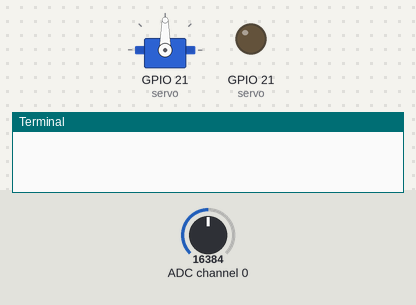
This program was run on a simulated Raspberry Pi (BCM pin numbers). On the bench: servo, output pins drawn as LEDs (lit = HIGH), the last lines printed to the terminal. The inputs (shaded band) are chosen by the test bench; at power-on: ADC channel 0 = 16384 (analog values on the 0–32767 scale). Servo angles are drawn from the pulse width (0.5 ms = 0°, 2.5 ms = 180°).

Above: at 0.2 s.
At 0.7 s:
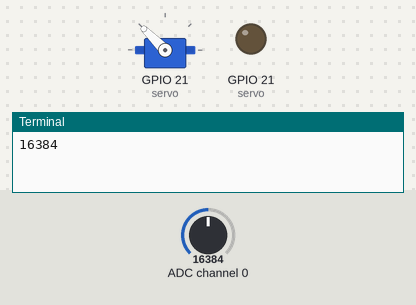
Timing chart, 0 to 2.2 s (numbered marks = the images above):
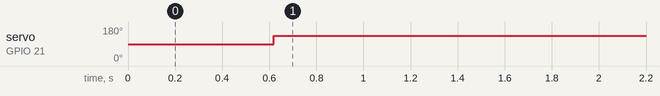

Measured:
- by itself, servo on GPIO 21 (servo): 90° → 135° at 0.62 s

The program:

servo_light_sensitivity.py
```python
import Adafruit_ADS1x15
import RPi.GPIO as GPIO
import time

# The sensitivity of the analog reads.
GAIN = 1
ANALOG_PORT = 0

GPIO.setwarnings(False)
GPIO.setmode(GPIO.BCM)

GPIO.setup(21, GPIO.OUT)
servo = GPIO.PWM(21, 50)    # 50Hz

# Choose either one.
# adc = Adafruit_ADS1x15.ADS1015() # 12 bit
adc = Adafruit_ADS1x15.ADS1115() # 16 bit
adc.start_adc(ANALOG_PORT, gain=GAIN)
time.sleep(0.1) # Give the chip score time.

servo.start(7.5)
time.sleep(0.5)

while True:
    value = adc.get_last_result()

    print(value)

    if value >= 0:
        servo.ChangeDutyCycle(10)
    else:
        servo.ChangeDutyCycle(5)

    time.sleep(0.1)
```
